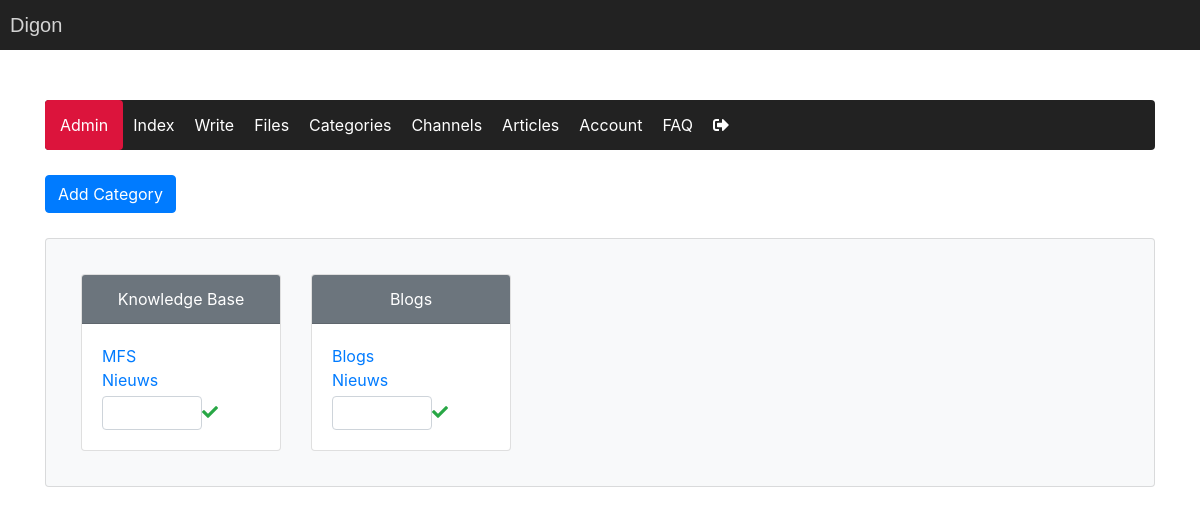
Page /pages/categories.php (signed in) on the committed database.
### tables this page shows
CREATE TABLE `category` (
  `row_id` int(11) NOT NULL,
  `category` varchar(50) NOT NULL,
  `parent_id` int(11) NOT NULL
);

### classes/dbh.class.php (called while the page is built, shortened)
<?php
    class Dbh implements DatabaseConst, LinkUrl {
        protected function connect() {
            $conn = new mysqli(DatabaseConst::SERVERNAME, DatabaseConst::USERNAME, DatabaseConst::PASSWORD, DatabaseConst::DBNAME);
            return $conn;
        }
    }
?>

### classes/category.class.php (called while the page is built, shortened)
<?php
    class Category extends Dbh implements LinkUrl {
        protected function getCatsAndSubcats() {
            $sql = "SELECT p.row_id AS p_row_id, p.category AS p_category, p.parent_id AS p_parent_id, c.row_id AS c_row_id, c.category AS c_category, c.parent_id AS c_parent_id
            FROM category p LEFT JOIN category c
            ON p.row_id = c.parent_id WHERE p.parent_id = 0 ORDER BY p.row_id ASC, c.row_id ASC";
            $result = $this->connect()->query($sql);
            return $result;
        }
    }
?>

### classes/categoryview.class.php (the view, shortened to what this page needs)
<?php
    class CategoryView extends Category implements LinkUrl {
        public function showCatsAndSubcats() {
            $FunctionsObj = new Functions();
            $row_id = "";
            $result = $this->getCatsAndSubcats();
            if ($result->num_rows > 0) {
                while($row = $result->fetch_assoc()) {
                    if ($row_id != $row["p_row_id"]) {
                        if ($row_id != "") {
                            echo "<div>";
                            echo "<input class='add-subcategory form-control' id='subcategoryName".$row_id."' type='text'>";
                            echo "<i class='fas fa-check text-success' onclick='AddSubcategory(".$row_id.")'></i>";
                            echo "</div> </div> </div>";
                        }
                        echo "<div class='card categories-category-card'>";
                        echo "<div class='card-header bg-secondary text-white'>";
                        echo $row['p_category'];
                        echo "<i class='delete-categories-icon text-white far fa-trash-alt' onclick='AskCategoryDelete(".$row['p_row_id'].",0)'></i><br>";
                        echo "</div>";
                        echo "<div class='card-body text-primary text-left'>";
                        if ($row["c_category"]) {
                        echo $row['c_category'];
                        echo "<i class='delete-categories-icon text-dark far fa-trash-alt' onclick='AskCategoryDelete(".$row['c_row_id'].",1)'></i><br>";
                        }
                    } else {
                        echo $row['c_category'];
                        echo "<i class='delete-categories-icon text-dark far fa-trash-alt' onclick='AskCategoryDelete(".$row['c_row_id'].",1)'></i><br>";
                    }
                    $row_id = $row["p_row_id"];
                }
            } else {
                echo $FunctionsObj->outcomeMessage("warning","No categories have been found! Create your first.");
                return false;
            }
            echo "<div>";
            echo "<input class='add-subcategory form-control' id='subcategoryName".$row_id."' type='text'>";
            echo "<i class='fas fa-check text-success' onclick='AddSubcategory(".$row_id.")'></i>";
            echo "</div> </div> </div>";
        }
    }
?>

### styles/style.css (style rules this page uses)
* { margin: 0; padding: 0; scroll-behavior: smooth; }
.form-control { resize: none; }
.categories-category-card { margin: 15px; text-align: center; min-width: 200px !important; position: relative; }
.add-subcategory { width: 100px !important; font-size: 13px !important; display: inline-block !important; padding: 0px 4px !important; line-height: 1 !important; margin: 4px 0px 0px 0px !important; }
.fa-check { cursor: pointer; }

### rows in the picture
category: category "Knowledge Base", category.category "MFS", category.category "Nieuws"
category: category "Blogs", category.category "Blogs", category.category "Nieuws"

### other values in the picture
$text "Admin"
